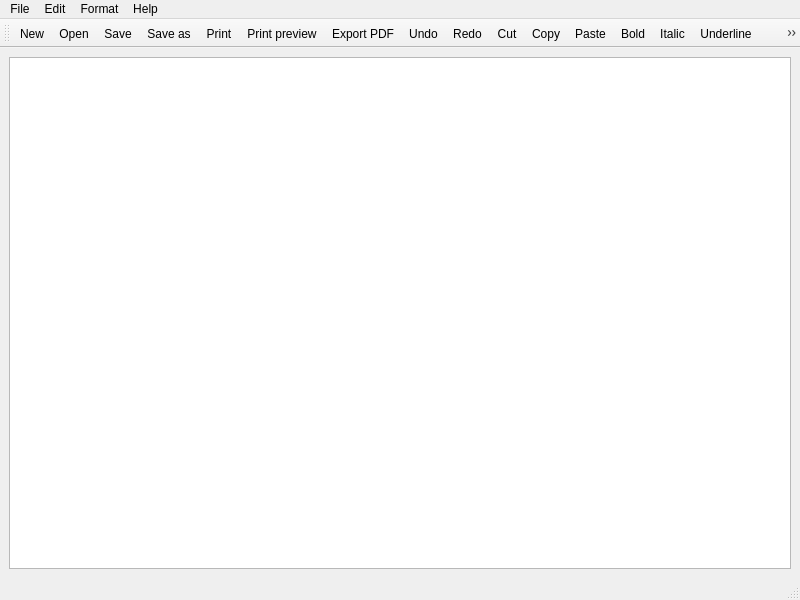
<?xml version="1.0" encoding="UTF-8"?>
<ui version="4.0">
 <class>MainWindow</class>
 <widget class="QMainWindow" name="MainWindow">
  <property name="geometry">
   <rect>
    <x>0</x>
    <y>0</y>
    <width>800</width>
    <height>600</height>
   </rect>
  </property>
  <property name="windowTitle">
   <string>Notepad</string>
  </property>
  <property name="windowIcon">
   <iconset resource="res.qrc">
    <normaloff>:/images/nodepad.png</normaloff>:/images/nodepad.png</iconset>
  </property>
  <widget class="QWidget" name="centralwidget">
   <layout class="QVBoxLayout" name="verticalLayout">
    <item>
     <widget class="QTextEdit" name="textEdit"/>
    </item>
   </layout>
  </widget>
  <widget class="QMenuBar" name="menubar">
   <property name="geometry">
    <rect>
     <x>0</x>
     <y>0</y>
     <width>800</width>
     <height>21</height>
    </rect>
   </property>
   <widget class="QMenu" name="menuFile">
    <property name="title">
     <string>File</string>
    </property>
    <addaction name="actionNew"/>
    <addaction name="actionOpen"/>
    <addaction name="actionSave"/>
    <addaction name="actionSave_as"/>
    <addaction name="separator"/>
    <addaction name="actionPrint"/>
    <addaction name="actionPrint_preview"/>
    <addaction name="actionExport_PDF"/>
    <addaction name="separator"/>
    <addaction name="actionExit"/>
   </widget>
   <widget class="QMenu" name="menuEdit">
    <property name="title">
     <string>Edit</string>
    </property>
    <addaction name="actionUndo"/>
    <addaction name="actionRedo"/>
    <addaction name="separator"/>
    <addaction name="actionCut"/>
    <addaction name="actionCopy"/>
    <addaction name="actionPaste"/>
   </widget>
   <widget class="QMenu" name="menuFormat">
    <property name="title">
     <string>Format</string>
    </property>
    <addaction name="actionBold"/>
    <addaction name="actionItalic"/>
    <addaction name="actionUnderline"/>
    <addaction name="separator"/>
    <addaction name="actionLeft"/>
    <addaction name="actionRight"/>
    <addaction name="actionCenter"/>
    <addaction name="actionJustify"/>
    <addaction name="separator"/>
    <addaction name="actionFont"/>
    <addaction name="actionColor"/>
   </widget>
   <widget class="QMenu" name="menuHelp">
    <property name="title">
     <string>Help</string>
    </property>
    <addaction name="actionAbout"/>
   </widget>
   <addaction name="menuFile"/>
   <addaction name="menuEdit"/>
   <addaction name="menuFormat"/>
   <addaction name="menuHelp"/>
  </widget>
  <widget class="QStatusBar" name="statusbar"/>
  <widget class="QToolBar" name="toolBar">
   <property name="windowTitle">
    <string>toolBar</string>
   </property>
   <attribute name="toolBarArea">
    <enum>TopToolBarArea</enum>
   </attribute>
   <attribute name="toolBarBreak">
    <bool>false</bool>
   </attribute>
   <addaction name="actionNew"/>
   <addaction name="actionOpen"/>
   <addaction name="actionSave"/>
   <addaction name="actionSave_as"/>
   <addaction name="actionPrint"/>
   <addaction name="actionPrint_preview"/>
   <addaction name="actionExport_PDF"/>
   <addaction name="actionUndo"/>
   <addaction name="actionRedo"/>
   <addaction name="actionCut"/>
   <addaction name="actionCopy"/>
   <addaction name="actionPaste"/>
   <addaction name="actionBold"/>
   <addaction name="actionItalic"/>
   <addaction name="actionUnderline"/>
   <addaction name="actionLeft"/>
   <addaction name="actionRight"/>
   <addaction name="actionCenter"/>
   <addaction name="actionJustify"/>
   <addaction name="actionFont"/>
   <addaction name="actionColor"/>
   <addaction name="actionAbout"/>
   <addaction name="actionExit"/>
  </widget>
  <action name="actionNew">
   <property name="icon">
    <iconset resource="res.qrc">
     <normaloff>:/images/new.png</normaloff>:/images/new.png</iconset>
   </property>
   <property name="text">
    <string>New</string>
   </property>
   <property name="shortcut">
    <string>Ctrl+N</string>
   </property>
  </action>
  <action name="actionOpen">
   <property name="icon">
    <iconset resource="res.qrc">
     <normaloff>:/images/open.png</normaloff>:/images/open.png</iconset>
   </property>
   <property name="text">
    <string>Open</string>
   </property>
   <property name="shortcut">
    <string>Ctrl+O</string>
   </property>
  </action>
  <action name="actionSave">
   <property name="icon">
    <iconset resource="res.qrc">
     <normaloff>:/images/save.png</normaloff>:/images/save.png</iconset>
   </property>
   <property name="text">
    <string>Save</string>
   </property>
   <property name="shortcut">
    <string>Ctrl+S</string>
   </property>
  </action>
  <action name="actionSave_as">
   <property name="icon">
    <iconset resource="res.qrc">
     <normaloff>:/images/saveas.png</normaloff>:/images/saveas.png</iconset>
   </property>
   <property name="text">
    <string>Save as</string>
   </property>
   <property name="shortcut">
    <string>Ctrl+Shift+S</string>
   </property>
  </action>
  <action name="actionPrint">
   <property name="icon">
    <iconset resource="res.qrc">
     <normaloff>:/images/print.png</normaloff>:/images/print.png</iconset>
   </property>
   <property name="text">
    <string>Print</string>
   </property>
   <property name="shortcut">
    <string>Ctrl+P</string>
   </property>
  </action>
  <action name="actionPrint_preview">
   <property name="icon">
    <iconset resource="res.qrc">
     <normaloff>:/images/printprev.png</normaloff>:/images/printprev.png</iconset>
   </property>
   <property name="text">
    <string>Print preview</string>
   </property>
   <property name="shortcut">
    <string>Ctrl+Shift+P</string>
   </property>
  </action>
  <action name="actionExport_PDF">
   <property name="icon">
    <iconset resource="res.qrc">
     <normaloff>:/images/pdf.png</normaloff>:/images/pdf.png</iconset>
   </property>
   <property name="text">
    <string>Export PDF</string>
   </property>
   <property name="shortcut">
    <string>Ctrl+E</string>
   </property>
  </action>
  <action name="actionExit">
   <property name="icon">
    <iconset resource="res.qrc">
     <normaloff>:/images/exit.png</normaloff>:/images/exit.png</iconset>
   </property>
   <property name="text">
    <string>Exit</string>
   </property>
   <property name="shortcut">
    <string>Ctrl+Q</string>
   </property>
  </action>
  <action name="actionUndo">
   <property name="icon">
    <iconset resource="res.qrc">
     <normaloff>:/images/undo.png</normaloff>:/images/undo.png</iconset>
   </property>
   <property name="text">
    <string>Undo</string>
   </property>
   <property name="shortcut">
    <string>Ctrl+Z</string>
   </property>
  </action>
  <action name="actionRedo">
   <property name="icon">
    <iconset resource="res.qrc">
     <normaloff>:/images/redo.png</normaloff>:/images/redo.png</iconset>
   </property>
   <property name="text">
    <string>Redo</string>
   </property>
   <property name="shortcut">
    <string>Ctrl+Y</string>
   </property>
  </action>
  <action name="actionCut">
   <property name="icon">
    <iconset resource="res.qrc">
     <normaloff>:/images/cut.png</normaloff>:/images/cut.png</iconset>
   </property>
   <property name="text">
    <string>Cut</string>
   </property>
   <property name="shortcut">
    <string>Ctrl+X</string>
   </property>
  </action>
  <action name="actionCopy">
   <property name="icon">
    <iconset resource="res.qrc">
     <normaloff>:/images/copy.png</normaloff>:/images/copy.png</iconset>
   </property>
   <property name="text">
    <string>Copy</string>
   </property>
   <property name="shortcut">
    <string>Ctrl+C</string>
   </property>
  </action>
  <action name="actionPaste">
   <property name="icon">
    <iconset resource="res.qrc">
     <normaloff>:/images/paste.png</normaloff>:/images/paste.png</iconset>
   </property>
   <property name="text">
    <string>Paste</string>
   </property>
   <property name="shortcut">
    <string>Ctrl+V</string>
   </property>
  </action>
  <action name="actionBold">
   <property name="icon">
    <iconset resource="res.qrc">
     <normaloff>:/images/bold.png</normaloff>:/images/bold.png</iconset>
   </property>
   <property name="text">
    <string>Bold</string>
   </property>
   <property name="shortcut">
    <string>Ctrl+B</string>
   </property>
  </action>
  <action name="actionItalic">
   <property name="icon">
    <iconset resource="res.qrc">
     <normaloff>:/images/italic.png</normaloff>:/images/italic.png</iconset>
   </property>
   <property name="text">
    <string>Italic</string>
   </property>
   <property name="shortcut">
    <string>Ctrl+I</string>
   </property>
  </action>
  <action name="actionUnderline">
   <property name="icon">
    <iconset resource="res.qrc">
     <normaloff>:/images/underline.png</normaloff>:/images/underline.png</iconset>
   </property>
   <property name="text">
    <string>Underline</string>
   </property>
   <property name="shortcut">
    <string>Ctrl+U</string>
   </property>
  </action>
  <action name="actionLeft">
   <property name="icon">
    <iconset resource="res.qrc">
     <normaloff>:/images/left.png</normaloff>:/images/left.png</iconset>
   </property>
   <property name="text">
    <string>Left</string>
   </property>
   <property name="shortcut">
    <string>Ctrl+L</string>
   </property>
  </action>
  <action name="actionRight">
   <property name="icon">
    <iconset resource="res.qrc">
     <normaloff>:/images/right.png</normaloff>:/images/right.png</iconset>
   </property>
   <property name="text">
    <string>Right</string>
   </property>
   <property name="shortcut">
    <string>Ctrl+R</string>
   </property>
  </action>
  <action name="actionCenter">
   <property name="icon">
    <iconset resource="res.qrc">
     <normaloff>:/images/center.png</normaloff>:/images/center.png</iconset>
   </property>
   <property name="text">
    <string>Center</string>
   </property>
   <property name="shortcut">
    <string>Ctrl+M</string>
   </property>
  </action>
  <action name="actionJustify">
   <property name="icon">
    <iconset resource="res.qrc">
     <normaloff>:/images/justify.png</normaloff>:/images/justify.png</iconset>
   </property>
   <property name="text">
    <string>Justify</string>
   </property>
   <property name="shortcut">
    <string>Ctrl+J</string>
   </property>
  </action>
  <action name="actionFont">
   <property name="icon">
    <iconset resource="res.qrc">
     <normaloff>:/images/font.png</normaloff>:/images/font.png</iconset>
   </property>
   <property name="text">
    <string>Font</string>
   </property>
  </action>
  <action name="actionColor">
   <property name="icon">
    <iconset resource="res.qrc">
     <normaloff>:/images/color.png</normaloff>:/images/color.png</iconset>
   </property>
   <property name="text">
    <string>Color</string>
   </property>
  </action>
  <action name="actionAbout">
   <property name="icon">
    <iconset resource="res.qrc">
     <normaloff>:/images/about.png</normaloff>:/images/about.png</iconset>
   </property>
   <property name="text">
    <string>About</string>
   </property>
  </action>
 </widget>
 <resources>
  <include location="res.qrc"/>
 </resources>
 <connections/>
</ui>
